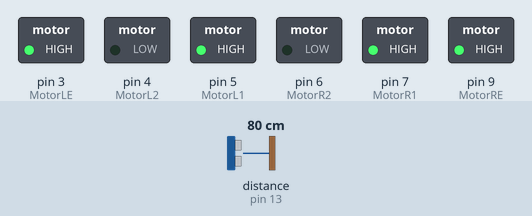
The sketch below on a simulated Arduino Uno, built with avr-gcc and run on an emulated ATmega328P. On the bench: switched loads named in the sketch (green lamp = pin HIGH). Wiring (inferred from the names in the program): ultrasonic range finder: trigger pin 12; echo pin 13. Dashed ring = blinking. The inputs (shaded band) are chosen by the test bench; at power-on: distance to the obstacle (sensor on pin 13) 80 cm. The echo pulse lasts 58.3 µs per cm; pins used as bus, display or sensor lines are not drawn.

Above: at 1.2 s.
1.3 s: distance to the obstacle (sensor on pin 13) set to 2 cm
At 1.7 s:
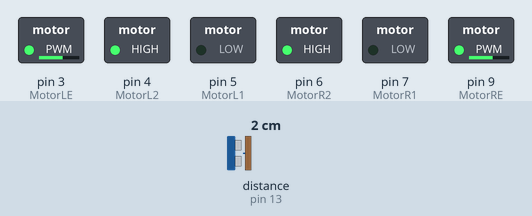
4.3 s: distance to the obstacle (sensor on pin 13) set to 35 cm
At 4.8 s:
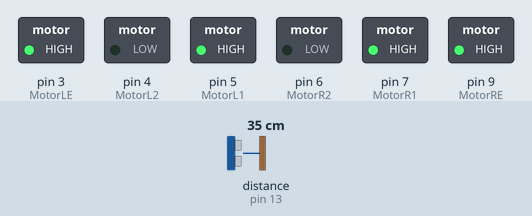
5.8 s: distance to the obstacle (sensor on pin 13) set to 4 cm
At 6.6 s:
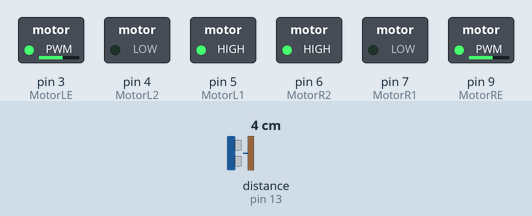
8.8 s: distance to the obstacle (sensor on pin 13) set to 60 cm
At 9.4 s:
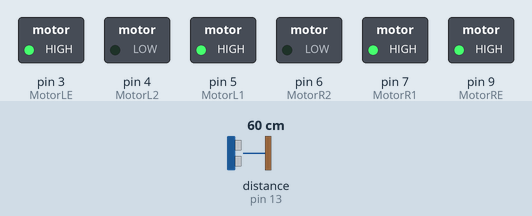
Timing chart, 0 to 11.3 s (numbered marks = the images above; inputs shaded):
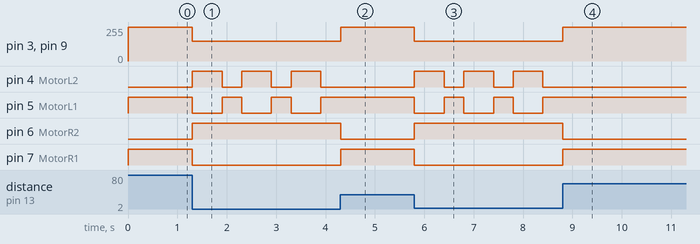

The sketch:

engelden_kacan_araba2.ino
```cpp
#define echoPin 13
#define trigPin 12
#define MotorR1 7
#define MotorR2 6
#define MotorRE 9
#define MotorL1 5
#define MotorL2 4
#define MotorLE 3
//#define buzzerPin 8 // Buzzer pini tanımlanıyor

long sure, uzaklik;

void setup() {
  pinMode(echoPin, INPUT);
  pinMode(trigPin, OUTPUT);
  pinMode(MotorR1, OUTPUT);
  pinMode(MotorR2, OUTPUT);
  pinMode(MotorRE, OUTPUT);
  pinMode(MotorL1, OUTPUT);
  pinMode(MotorL2, OUTPUT);
  pinMode(MotorLE, OUTPUT);
 // pinMode(buzzerPin, OUTPUT); // Buzzer pini çıkış olarak ayarlanıyor
}

void loop() {
  digitalWrite(trigPin, 0);
  delayMicroseconds(2);
  digitalWrite(trigPin, 1);
  delayMicroseconds(5);
  digitalWrite(trigPin, 0);

  sure = pulseIn(echoPin, HIGH);
  uzaklik = sure / 58;

  if (uzaklik < 20) {

    geri();
    delay(600);
    sag();
    delay(400);
   // digitalWrite(buzzerPin, HIGH); // Buzzer'a sinyal gönderilerek ötmesi sağlanıyor
    //delay(200); // Buzzer'ın ötme süresi
    //digitalWrite(buzzerPin, LOW); // Buzzer kapatılıyor

  } else {
    ileri();
  }
}

void sag() {
  digitalWrite(MotorR1, 0);
  digitalWrite(MotorR2, 1);
  analogWrite(MotorRE, 150);

  digitalWrite(MotorL1, 1);
  analogWrite(MotorL2, 0);
  analogWrite(MotorLE, 150);
}

void ileri() {
  digitalWrite(MotorR1, 1);
  digitalWrite(MotorR2, 0);
  analogWrite(MotorRE, 255);

  digitalWrite(MotorL1, 1);
  digitalWrite(MotorL2, 0);
  analogWrite(MotorLE, 255);
}

void geri() {
  digitalWrite(MotorR1, 0);
  digitalWrite(MotorR2, 1);
  analogWrite(MotorRE, 150);

  digitalWrite(MotorL1, 0);
  digitalWrite(MotorL2, 1);
  analogWrite(MotorLE, 150);
}
```

Measured:
- after the input at 1.3 s, pin 3 (MotorLE), pin 9 (MotorRE): 255/255 → 150/255 at once; pin 4 (MotorL2): alternates HIGH for 0.60 s and LOW for 0.40 s, starting at once; pin 5 (MotorL1): alternates HIGH for 0.40 s and LOW for 0.60 s, starting at once; pin 6 (MotorR2): LOW → HIGH at once; pin 7 (MotorR1): HIGH → LOW at once
- after the input at 4.3 s, pin 3 (MotorLE), pin 9 (MotorRE): 150/255 → 255/255 at once; pin 4 (MotorL2): stays LOW (without the input it goes to HIGH after 0.01 s); pin 5 (MotorL1): stays HIGH (without the input it goes to LOW after 0.01 s); pin 6 (MotorR2): HIGH → LOW at once; pin 7 (MotorR1): LOW → HIGH at once
- after the input at 5.8 s, pin 3 (MotorLE), pin 9 (MotorRE): 255/255 → 150/255 at once; pin 4 (MotorL2): alternates HIGH for 0.60 s and LOW for 0.40 s, starting at once; pin 5 (MotorL1): alternates HIGH for 0.40 s and LOW for 0.60 s, starting at once; pin 6 (MotorR2): LOW → HIGH at once; pin 7 (MotorR1): HIGH → LOW at once
- after the input at 8.8 s, pin 3 (MotorLE), pin 9 (MotorRE): 150/255 → 255/255 at once; pin 4 (MotorL2): stops changing and stays LOW; pin 5 (MotorL1): stops changing and stays HIGH; pin 6 (MotorR2): HIGH → LOW at once; pin 7 (MotorR1): LOW → HIGH at once
